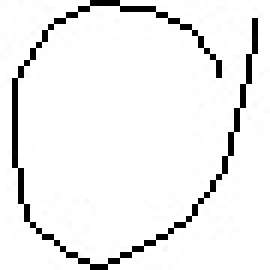
#> input picture HW3_Potapova/data/0/0_57947.jpg, 45 x 45 px (shown 6 times larger); its folder holds only this picture in this run
$ jupyter execute --allow-errors hw_3.ipynb
#> lines starting #> are read from the running program, lines starting #| are printed output that depends on the picture; after the words box and inside, x2 and y2 are one past the last pixel; in counts of white or black regions, pixels touching at a corner belong together
[cell 1]
import os
import random
import re
import cv2
import numpy as np

from sklearn.model_selection import train_test_split
from sklearn.neighbors import KNeighborsClassifier
from sklearn.model_selection import train_test_split
from sklearn.metrics import accuracy_score
import matplotlib.pyplot as plt
from skimage.feature import hog
from PIL import Image

Используя набор данных data, сгенерируйте последовательность символов вида
наличие/отсутствие открывающейся скобки, число/буква, знак операции,
число/буква, наличие/отсутствие закрывающейся скобки

[cell 2]
def generate_expression(
    digits = ['0','1','2','3','4','5','6','7','8','9'],
    letters = ['h','w','X','y'],
    operations = ['+','-','times'],
):
    answer = []
    left = random.choice(digits + letters)
    op = random.choice(operations)
    right = random.choice(digits + letters)

    answer.append(left)
    answer.append(op)
    answer.append(right)

    if random.choice([True, False]):
        answer.insert(0, '(')
    if random.choice([True, False]):
        answer.append(')')

    return answer

for _ in range(5):
    answer = generate_expression()
    print(''.join(answer))

# b. Символы соответствую классам данных архива data.
# c. На основе сгененированной последовательности создайте последовательность изображений символов, где каждому символу соотвествует случайное изображение набора данных соотвествующего класса.

[cell 3]
def get_random_image(folder_name):
    """Получает случайное изображение из указанной папки"""
    folder_path = os.path.join(os.path.abspath('.'), 'data', folder_name)
    if not os.path.exists(folder_path):
        raise ValueError(f"Папка {folder_path} не существует")

    images = [f for f in os.listdir(folder_path) if f.endswith(('.png', '.jpg', '.jpeg'))]
    if not images:
        raise ValueError(f"В папке {folder_path} нет изображений")

    random_image = random.choice(images)
    return Image.open(os.path.join(folder_path, random_image))

[cell 4]
def generate_expression_with_images(answer, save_path=None):
    images = [get_random_image(sym) for sym in answer]
    total_width = sum(img.width for img in images)
    max_height = max(img.height for img in images)
    combined_image = Image.new('RGB', (total_width, max_height), 'white')
    x_offset = 0
    for img in images:
        combined_image.paste(img, (x_offset, 0))
        x_offset += img.width
    # Показываем результат
    plt.figure(figsize=(15,5))
    plt.imshow(combined_image)
    plt.axis('off')
    plt.show()
    # Сохраняем изображение, если указан путь
    if save_path:
        combined_image.save(save_path)
        print(f"Изображение сохранено в {save_path}")

    return combined_image

expr = generate_expression()
print(f"Сгенерированное выражение: {''.join(expr)}")
#> (the rest of this cell did not finish here and is left out)

# d. Обучите метод knn для обучающей последовательности. Для обучающей выборки выберите 10-20 изображений каждого класса.

[cell 5]
def load_images_from_folder_hog(folder_path, label, limit=20, size=(45, 45)):
#> called with folder_path = 'data/0', label = '0', limit = 20, size = (45, 45)
    images = []
    files = os.listdir(folder_path)
    random.shuffle(files)
    files = [f for f in files if f.endswith('.jpg')][:limit]

    for fname in files:
        path = os.path.join(folder_path, fname)
        img = cv2.imread(path, cv2.IMREAD_GRAYSCALE)
#> img is the input picture: shape (45, 45); min 0, max 255, mean 239.1
        if img is None:
            continue
        img = cv2.resize(img, size)

        features = hog(img, orientations=9, pixels_per_cell=(8, 8),
                       cells_per_block=(2, 2), block_norm='L2-Hys', visualize=False)
#> features = 576 values, max 0.707 at index 342, min 0 at index 23, mean 0.0677
        images.append((features, label))
    return images

def prepare_training_data_hog(data_root="data", limit_per_class=20):
    all_data = []
    for label in os.listdir(data_root):
        folder_path = os.path.join(data_root, label)
        if os.path.isdir(folder_path):
            samples = load_images_from_folder_hog(folder_path, label, limit=limit_per_class)
#> samples = 1 item
            all_data.extend(samples)

    X = np.array([x for x, _ in all_data])
    y = np.array([y for _, y in all_data])
    return X, y


def train_knn_classifier(X, y, n_neighbors=3):
    knn = KNeighborsClassifier(n_neighbors=n_neighbors, metric='cosine')
    knn.fit(X, y)
    # acc = knn.score(X, y)
    # print(f"Точность на отложенной выборке: {acc:.3f}")
    return knn


X_hog, y_hog = prepare_training_data_hog(data_root="data", limit_per_class=20)

# [train_knn_classifier(X_hog, y_hog, n_neighbors=x) for x in range(1,21)]

knn_hog = train_knn_classifier(X_hog, y_hog, n_neighbors=3)
#> (the rest of this cell did not finish here and is left out)

# e. Выполните классификацию последовательности символов шага с.

[cell 6]
# [53 lines left out: functions classify_symbol_image_hog, classify_expression_image, not called in this run]

# Пример использования:
expr = generate_expression()
expr_str = ''.join(expr)
print("Сгенерированное выражение:", expr_str)

# Покажем изображение выражения
#> (the rest of this cell did not finish here and is left out)


# Классифицируем по символам
recognized_expr = classify_expression_image(knn_hog, expr)
print("Распознанное выражение:", recognized_expr)

# f. При помощи регулярных строк проверьте полученное выражение на корректность.

[cell 7]
def check_expression_regex(expr):
    # Регулярное выражение для проверки формата:
    # ^ - начало строки
    # \(? - опциональная открывающая скобка
    # ([0-9hwXy]+) - первая группа: один или более символов из набора цифр, h, w, X, y
    # (\+|\-|times) - вторая группа: операция (+, - или times)
    # ([0-9hwXy]+) - третья группа: один или более символов из набора цифр, h, w, X, y
    # \)? - опциональная закрывающая скобка
    # $ - конец строки
    pattern = re.compile(r'^\(?([0-9hwXy]+)(\+|\-|times)([0-9hwXy]+)\)?$')
    match = pattern.match(expr)

    if match:
        groups = match.groups()
        print(f"Выражение корректно: {expr}")
        print(f"    Левый операнд: {groups[0]}")
        print(f"    Операция: {groups[1]}")
        print(f"    Правый операнд: {groups[2]}")
        return True
    else:
        print(f"Выражение не прошло проверку: {expr}")
        return False
# Пример использования:
expr = generate_expression()
expr_str = ''.join(expr)
print("Сгенерированное выражение:", expr_str)

# Проверяем корректность исходного выражения
print("\nПроверка исходного выражения:")
check_expression_regex(expr_str)

# Покажем изображение выражения
#> (the rest of this cell did not finish here and is left out)


# Классифицируем по символам
recognized_expr = classify_expression_image(knn_hog, expr)
print("\nРаспознанное выражение:", recognized_expr)

# Проверяем корректность распознанного выражения
print("\nПроверка распознанного выражения:")
check_expression_regex(recognized_expr)

# Сравниваем результаты
print("\nСравнение результатов:")
print(f"Исходное выражение: {expr_str}")
print(f"Распознанное выражение: {recognized_expr}")
print(f"Выражения {'совпадают' if expr_str == recognized_expr else 'не совпадают'}")

## g.	Если выражение корректно, вычислите результат, закодированный арифметическим выражением.

[cell 8]
# Вывод последовательности
expression = ''.join(expr)
print("Сгенерированная последовательность символов:", expression)

# Проверка и вычисление результата
try:
    # Удаляем скобки если они есть
    clean_expression = expression.replace('(', '').replace(')', '')

    # Находим оператор
    for op in ['+', '-', '*', '/']:
        if op in clean_expression:
            break

    # Разделяем на операнды
    num1, num2 = clean_expression.split(op)
    num1 = int(num1.strip())  # Убираем возможные пробелы
    num2 = int(num2.strip())  # Убираем возможные пробелы

    # Выполняем операцию
    if op == '+':
        result = num1 + num2
    elif op == '-':
        result = num1 - num2
    elif op == '*':
        result = num1 * num2
    elif op == '/':
        result = num1 / num2

    print(f"Результат: {num1} {op} {num2} = {result}")
except Exception as e:
    print("Выражение некорректно или не может быть вычислено")
    print(f"Ошибка: {e}")

# 2. Кодирование исходного сгенерированного файла

[cell 9]
expr = generate_expression()
print(f"Сгенерированное выражение: {''.join(expr)}")
#> (the rest of this cell did not finish here and is left out)


[cell 10]
img = cv2.imread('saved_pic.png')
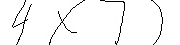
#> input picture HW3_Potapova/saved_pic.png, 180 x 45 px
#> img is the input picture: shape (45, 180, 3); min 0, max 255, mean 246.1

img_gray = cv2.cvtColor(img, cv2.COLOR_BGR2GRAY)
kernel = np.ones((1,1),np.uint8)
img_gray = cv2.erode(img_gray,kernel,iterations = 1)
img_gray = cv2.bitwise_not(img_gray)
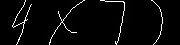
#> img_gray: shape (45, 180); min 0, max 255, mean 8.9
base_size=img_gray.shape[0]+6,img_gray.shape[1]+6
#> base_size = (51, 186)
base=np.zeros(base_size,dtype=np.uint8)
base[3:img_gray.shape[0]+3,3:img_gray.shape[1]+3]=img_gray
base = cv2.cvtColor(base, cv2.COLOR_GRAY2RGB)
#> base: shape (51, 186, 3)

img_rgb = base

#img_rgb = cv2.bitwise_not(img_rgb)
plt.subplot(1, 1, 1)
plt.imshow(img_rgb)
plt.show()

[cell 11]
ret,thresh = cv2.threshold(img_rgb,127,255,0)
#> thresh: shape (51, 186, 3); 2.9% white in thin lines or dots, all inside (x1, y1, x2, y2) = (15, 3, 166, 48)
print(thresh.shape)
#| (51, 186, 3)
plt.subplot(1, 1, 1)
thresh = np.uint8(thresh)
plt.imshow(thresh)
plt.show()

[cell 12]
contours,h = cv2.findContours(thresh[:,:,0], cv2.RETR_EXTERNAL, 2)
#> contours = 4 contours, all with area under 20; h = [[1, -1, -1, -1], [2, 0, -1, -1], [3, 1, -1, -1], [-1, 2, -1, -1]]
crops = []
for i in range(len(contours)):
    cnt = contours[i]
    area = cv2.contourArea(cnt)
    x,y,w,h = cv2.boundingRect(cnt)
    if w*h > 50:
        cv2.rectangle(img_rgb, (x,y), (x+w,y+h), (0,255,0), 1)  # BGR
        ret,thresh = cv2.threshold(img_gray[y:y+h, x:x+w], 127, 255, 0)
        crops.append([x,y,w,h])
#> this loop made 4 passes
#> (area, x, w) on passes 1 to 4: (0, 154, 12), (2.5, 103, 25), (1.5, 52, 36), (3.5, 15, 20)
#> pass 2, `ret,thresh = cv2.threshold(img_gray[y:y+h, x:x+w], 127, 255, 0)`:
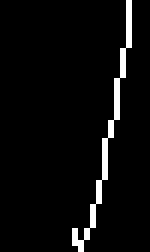
#> thresh: shape (42, 25) (shown 6 times larger); 4.3% white in thin lines or dots, all inside (x1, y1, x2, y2) = (12, 0, 22, 42)
#> pass 3, `ret,thresh = cv2.threshold(img_gray[y:y+h, x:x+w], 127, 255, 0)`:
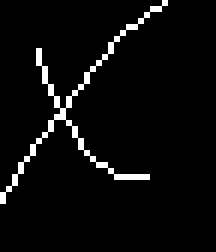
#> thresh: shape (42, 36) (shown 6 times larger); 4.2% white in thin lines or dots, all inside (x1, y1, x2, y2) = (0, 0, 28, 34)
#> after the loop:
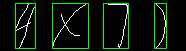
#> img_rgb: shape (51, 186, 3); mean B, G, R 7.2, 21.9, 7.2
#> after the loop, crops = [[154, 3, 12, 45], [103, 3, 25, 45], [52, 3, 36, 45], [15, 3, 20, 45]]
img_rgb = cv2.cvtColor(img_rgb, cv2.COLOR_BGR2RGB)
print(crops)
#| [[154, 3, 12, 45], [103, 3, 25, 45], [52, 3, 36, 45], [15, 3, 20, 45]]
plt.subplot(1, 1, 1)
plt.imshow(img_rgb)
plt.show()

[cell 13]
data_img= []
for i in range(len(crops)):
    x,y,w,h = crops[i]
    x-=3
    y-=3
    w+=5
    h+=3
    img = img_gray[y:y+h, x:x+w]
    base_size=img.shape[0]+2,img.shape[1]+30
    base=np.zeros(base_size,dtype=np.uint8)
    base[1:img.shape[0]+1,15:img.shape[1]+15]=img
    #plt.imshow(img_gray[y:y+h, x:x+w], cmap="gray")
    plt.imshow(base, cmap="gray")
    data_img.append((x,base))
    plt.show()
#> this loop made 4 passes
#> (x, w, base_size) on passes 1 to 4: (151, 17, (47, 47)), (100, 30, (47, 60)), (49, 41, (47, 71)), (12, 25, (47, 55))
#> pass 1, `plt.show()`:
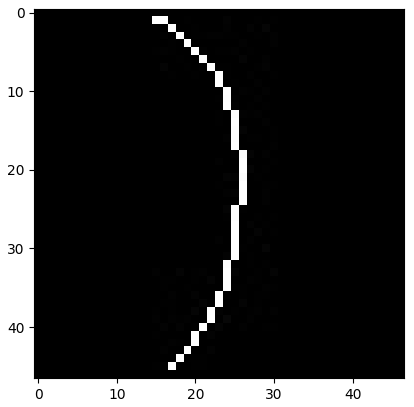
#> figure drawn by matplotlib, 1 panel
#> pass 2, `img = img_gray[y:y+h, x:x+w]`:
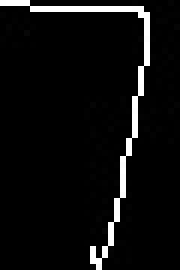
#> img: shape (45, 30) (shown 6 times larger); min 0, max 255, mean 13.6
#> pass 2, `plt.show()`:
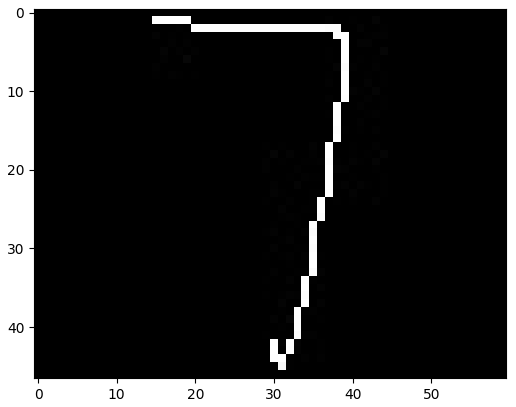
#> figure drawn by matplotlib, 1 panel
#> pass 3, `img = img_gray[y:y+h, x:x+w]`:
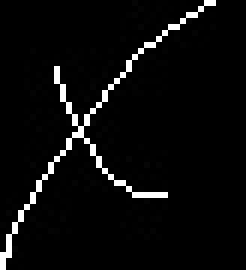
#> img: shape (45, 41) (shown 6 times larger); min 0, max 255, mean 10.9
#> after the loop:
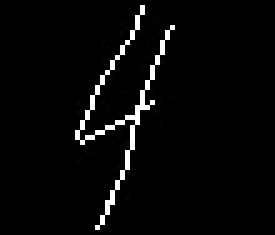
#> base: shape (47, 55) (shown 5 times larger); min 0, max 255, mean 8.3
#> after the loop, data_img = 4 items
